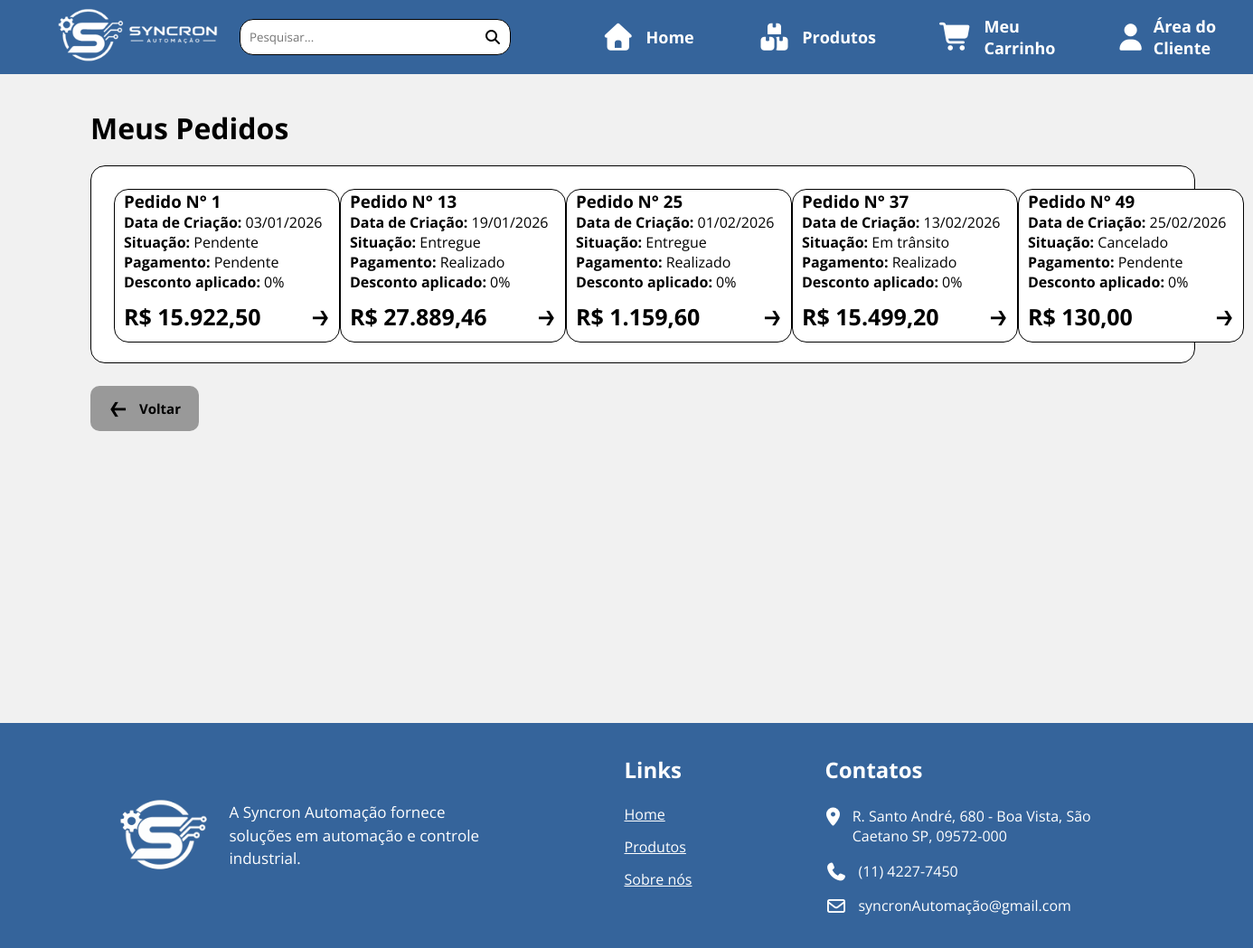
The app's page /pages/ver-pedidos.php (signed in) with its own data.
### tables this page shows
CREATE TABLE `pedidos` (
  `id_pedido` int(11) NOT NULL,
  `id_cliente` int(11) NOT NULL,
  `data_pedido` date NOT NULL DEFAULT curdate(),
  `status_pagamento` enum('Pendente','Realizado') NOT NULL,
  `status_geral` enum('Pendente','Em trânsito','Entregue','Cancelado') NOT NULL,
  `desconto_aplicado` int(11) NOT NULL
);

### pages/ver-pedidos.php (the view, shortened to what this page needs)
<?php
require_once "../includes/crud.php";
$id_cliente = $_SESSION['id_cliente'];
?>
<!DOCTYPE html>
<html lang="pt-br">
    <head>
        <?php require_once "../includes/meta-links.php"; ?>
        <link rel="stylesheet" href="../assets/area-cliente.css">
    </head>
    <body>
        <?php include '../includes/header.php'; ?>
        <main class="main-content">
            <div class="top-bar">
                <h1>Meus Pedidos</h1>
            </div>
            <article class="order-back">
                <div class="order-line">
                <?php
                        $sql = "
                            SELECT
                            pedidos.id_pedido,
                                SUM(
                                    itens_pedidos.quantidade_item * itens_pedidos.preco_unitario
                                )
                            AS valor_total,
                            pedidos.data_pedido,
                            pedidos.status_pagamento,
                            pedidos.status_geral,
                            pedidos.desconto_aplicado as desconto
                            FROM pedidos
                            INNER JOIN clientes ON clientes.id_cliente = pedidos.id_cliente
                            INNER JOIN itens_pedidos ON itens_pedidos.id_pedido = pedidos.id_pedido
                            WHERE pedidos.id_cliente = $id_cliente
                            GROUP BY
                                pedidos.id_pedido,
                                pedidos.data_pedido
                        ";
                        $stmt = $pdo->prepare($sql);
                        $stmt->execute();
                        $dados = $stmt->fetchAll(PDO::FETCH_ASSOC);
                        foreach ($dados as $pedido){
                            $data_formatada = (new DateTime($pedido['data_pedido']))->format('d/m/Y');
                            echo '
                                    <div class="order-box">
                                        <div class="margin-order">
                                            <h3>Pedido N° '.$pedido['id_pedido'].'</h3>
                                            <p><b>Data de Criação: </b>'.$data_formatada.'</p>
                                            <p><b>Situação: </b>'.$pedido['status_geral'].'</p>
                                            <p><b>Pagamento: </b>'.$pedido['status_pagamento'].'</p>
                                            <p><b>Desconto aplicado: </b>'.$pedido['desconto'].'%</p>
                                            <div class="inbox-line">
                                                <h4 class="order-price">R$ '.number_format(($pedido['valor_total'] - (($pedido['valor_total'] / 100) * $pedido['desconto'])), 2, ',', '.').'</h4>
                                                <a href="./detalhes-pedido.php?pedido='.$pedido['id_pedido'].'">
                                                    <img src="../img/arrow.png" class="details-arrow">
                                                </a>
                                            </div>
                                        </div>
                                    </div>
                                ';
                        }
                    ?>
                </div>
                <br>
            </article>
                <a href="./area-cliente.php" class="order-return">
                    <img src="../img/arrow3.png" class="return-arrow">
                    <b>Voltar</b>
                </a>
        </main>
        <?php include '../includes/footer.php'; ?>
    </body>
</html>

### assets/styles.css (style rules this page uses)
* { margin: 0; padding: 0; box-sizing: border-box; font-family: "Open Sans", Arial, Helvetica, sans-serif; }
body { display: flex; flex-direction: column; min-height: 100vh; background-color: #dcdcdc; }
main { min-height: 100vh; }

### assets/area-cliente.css (style rules this page uses)
.main-content { background-color: #f1f1f1; display: flex; align-items: left; justify-content: left; flex-direction: column; padding-block: 120px; padding-left: 100px; }
.top-bar { display: flex; justify-content: space-between; align-items: flex-end; margin-bottom: 20px; color:black; }
.order-line { display: grid; justify-content: space-around; grid-template-columns: repeat(5,1fr); margin-left: 25px; }
.order-box { width: 250px; height: 170px; background-color: #ffffff; border: 1px solid #000000; border-radius: 1rem; margin-top: 25px; }
.margin-order { margin-left: 10px; }
.inbox-line { display: flex; justify-content: space-between; align-items: flex-end; margin-top: 10px; }
.order-price { font-size: 25px; }
.return-arrow { width: 20px; height: 20px; margin-right: 10px; margin-bottom: -5px; }
.order-back { width: 95%; height: 100%; background-color: #ffffff; border: 1px solid #000000; border-radius: 1rem; }
.order-return { width: 120px; margin-top: 25px; margin-bottom: 0px; border: none; padding: 15px; text-align: center; background-color: #999999; color: rgb(0, 0, 0); font-size: 15px; cursor: pointer; border-radius: 10px; list-style: none; text-decoration: none; }
.details-arrow { width: 20px; height: 20px; margin-right: 10px; }

### records on screen
pedidos: id_pedido "1", data_pedido "03/01/2026", status_geral "Pendente", status_pagamento "Pendente", desconto_aplicado "0", desconto "15.922,50"
pedidos: id_pedido "13", data_pedido "19/01/2026", status_geral "Entregue", status_pagamento "Realizado", desconto_aplicado "0", desconto "27.889,46"
pedidos: id_pedido "25", data_pedido "01/02/2026", status_geral "Entregue", status_pagamento "Realizado", desconto_aplicado "0", desconto "1.159,60"
pedidos: id_pedido "37", data_pedido "13/02/2026", status_geral "Em trânsito", status_pagamento "Realizado", desconto_aplicado "0", desconto "15.499,20"
pedidos: id_pedido "49", data_pedido "25/02/2026", status_geral "Cancelado", status_pagamento "Pendente", desconto_aplicado "0", desconto "130,00"
